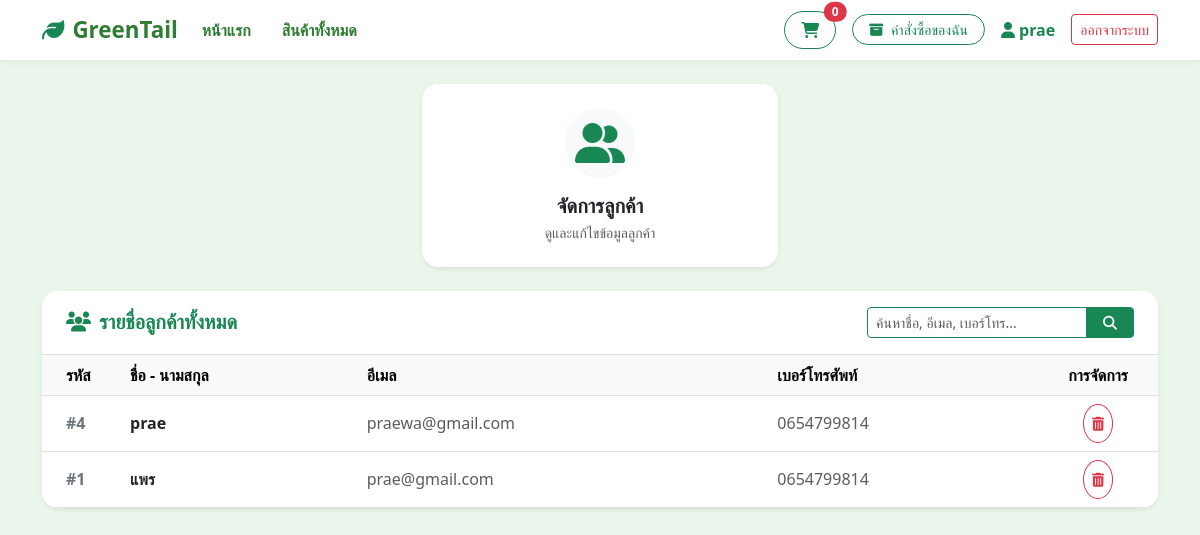
/customers.php (signed in), run on the app's committed database.
### tables this page shows
CREATE TABLE `users` (
  `user_id` int(11) NOT NULL,
  `username` varchar(50) NOT NULL,
  `email` varchar(100) NOT NULL,
  `password` varchar(255) NOT NULL,
  `phone` varchar(20) DEFAULT NULL,
  `address` text DEFAULT NULL,
  `role` enum('user','admin') DEFAULT 'user',
  `created_at` timestamp NOT NULL DEFAULT current_timestamp()
);

### customers.php (the view, shortened to what this page needs)
<?php
require 'db.php';
require 'header.php';
$search = trim($_GET['search'] ?? '');
$sql = "SELECT * FROM users";
$sql .= " ORDER BY user_id DESC";
$result = $conn->query($sql);
?>
<div class="container py-4">
    <div class="row justify-content-center mb-4">
        <div class="col-12 col-sm-8 col-md-5 col-lg-4">
            <div class="card border-0 shadow-sm rounded-4 text-center p-4 bg-white">
                <div class="mb-3">
                    <div class="d-inline-flex align-items-center justify-content-center rounded-circle bg-light p-3" style="width: 70px; height: 70px;">
                        <i class="fa-solid fa-user-group text-success fs-1"></i>
                    </div>
                </div>
                <h5 class="fw-bold text-dark mb-1">จัดการลูกค้า</h5>
                <p class="text-muted small mb-0">ดูและแก้ไขข้อมูลลูกค้า</p>
            </div>
        </div>
    </div>
    <div class="card border-0 shadow-sm rounded-4 overflow-hidden">
        <div class="card-header bg-white py-3 px-4 d-flex flex-wrap align-items-center justify-content-between border-bottom">
            <h5 class="fw-bold text-success mb-2 mb-md-0">
                <i class="fa-solid fa-users text-success me-2"></i>รายชื่อลูกค้าทั้งหมด
            </h5>
            <form method="get" action="customers.php" class="d-flex align-items-center gap-2 m-0" style="max-width: 300px;">
                <div class="input-group">
                    <input type="text" name="search" class="form-control form-control-sm rounded-pill-start border-success" placeholder="ค้นหาชื่อ, อีเมล, เบอร์โทร..." value="<?= htmlspecialchars($search) ?>">
                    <button type="submit" class="btn btn-sm btn-success rounded-pill-end px-3">
                        <i class="fa-solid fa-magnifying-glass"></i>
                    </button>
                </div>
            </form>
        </div>
        <div class="card-body p-0">
            <div class="table-responsive">
                <table class="table table-hover align-middle mb-0">
                    <thead class="table-light">
                        <tr>
                            <th class="ps-4" style="width: 80px;">รหัส</th>
                            <th>ชื่อ - นามสกุล</th>
                            <th>อีเมล</th>
                            <th>เบอร์โทรศัพท์</th>
                            <th class="text-center" style="width: 120px;">การจัดการ</th>
                        </tr>
                    </thead>
                    <tbody>
                        <?php if ($result && $result->num_rows > 0): ?>
                            <?php while ($user = $result->fetch_assoc()): ?>
                                <tr>
                                    <td class="ps-4 fw-bold text-secondary">#<?= $user['user_id'] ?></td>
                                    <td>
                                        <div class="fw-bold text-dark"><?= htmlspecialchars($user['fullname'] ?? $user['username'] ?? 'ไม่ระบุ') ?></div>
                                    </td>
                                    <td class="text-muted"><?= htmlspecialchars($user['email'] ?? '-') ?></td>
                                    <td class="text-muted"><?= htmlspecialchars($user['phone'] ?? '-') ?></td>
                                    <td class="text-center">
                                        <a href="customers.php?delete_id=<?= $user['user_id'] ?>"
                                           class="btn btn-outline-danger btn-sm rounded-circle p-2"
                                           onclick="return confirm('คุณต้องการลบข้อมูลลูกค้ารายนี้หรือไม่?');"
                                           title="ลบข้อมูล">
                                            <i class="fa-solid fa-trash-can"></i>
                                        </a>
                                    </td>
                                </tr>
                            <?php endwhile; ?>
                        <?php else: ?>
                            <tr>
                                <td colspan="5" class="text-center text-muted py-4">ไม่พบข้อมูลลูกค้า</td>
                            </tr>
                        <?php endif; ?>
                    </tbody>
                </table>
            </div>
        </div>
    </div>
</div>
</body>
</html>

### header.php (style rules this page uses)
body { background-color: #eaf5eb; font-family: 'Segoe UI', Tahoma, sans-serif; color: #333; }

### data on the page
users: user_id "4", username "prae", email "praewa@gmail.com", phone "0654799814"
users: user_id "1", username "แพร", email "prae@gmail.com", phone "0654799814"

### other printed values
$cart_count "0"
$_SESSION['username'] "prae"
